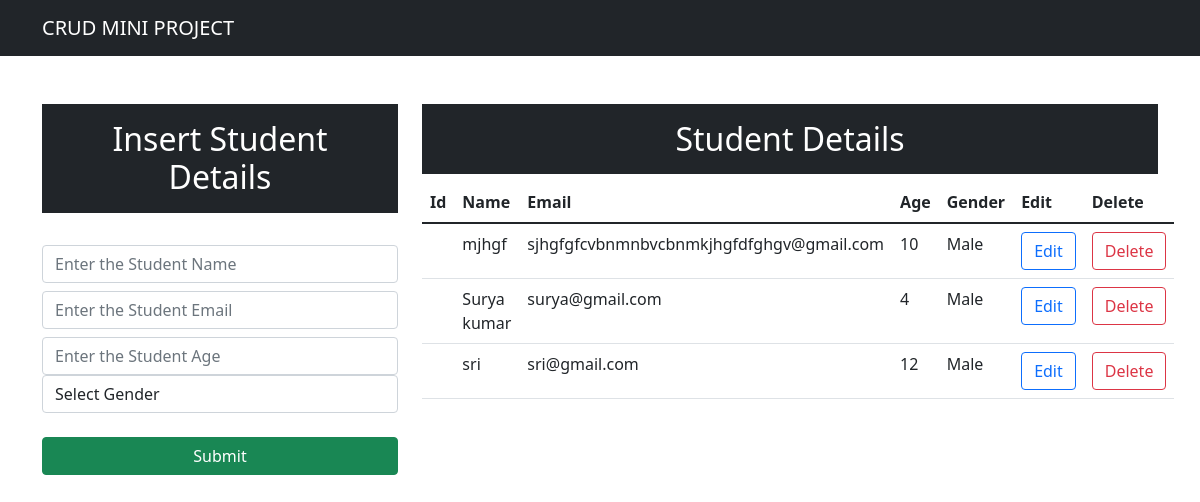
The app's page /, older data.
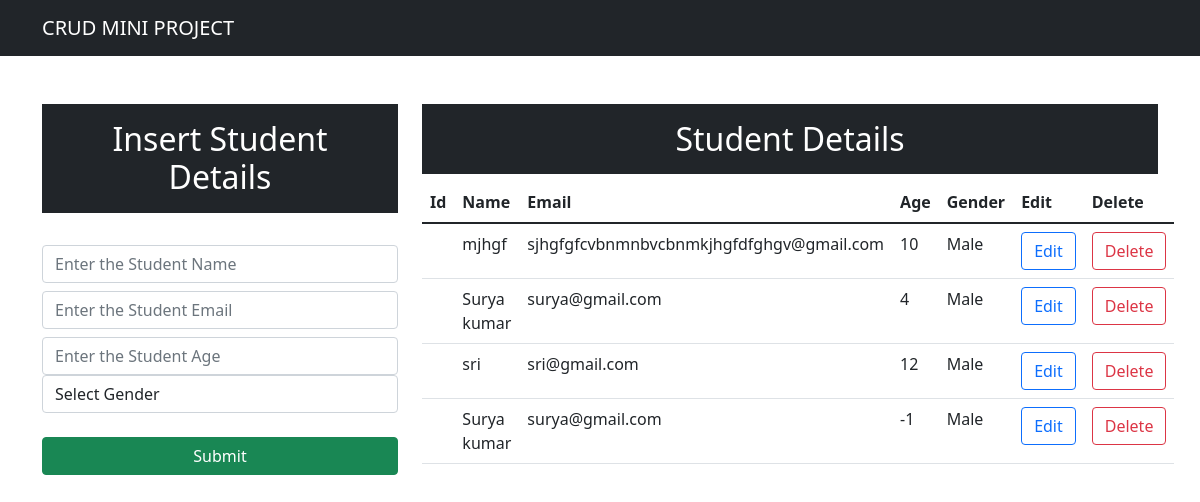
The same page, newer data.
### app/models.py (models this page shows)
class Student(models.Model):
    name=models.CharField(max_length=25,blank=False,null=False)
    email=models.EmailField()
    age=models.IntegerField()
    gender=models.CharField(max_length=25,blank=False,null=False)
    def __str__(self) :
        return self.name

### app/views.py (the view)
# urls.py: path('',views.index,name="index"),
def index(request):
    data=Student.objects.all()
    print(data)
    context={"data":data}
    return render(request,"index.html",context)

### templates/index.html (shortened to what this page needs)
<!DOCTYPE html>
<html lang="en">
  <head>
    <link
      href="https://cdn.jsdelivr.net/npm/bootstrap@5.1.3/dist/css/bootstrap.min.css"
      rel="stylesheet"
    />
  </head>
  <body>
    <nav class="navbar navbar-expand-lg navbar-dark bg-dark">
      <div class="container-md text-center">
        <a class="navbar-brand" href="/">CRUD MINI PROJECT</a>
      </div>
    </nav>
    <div class="container mt-5">
      <div class="row">
        <div class="col-md-4">
          <h2 class="text-white bg-dark text-center p-3">
            Insert Student Details
          </h2>
          <br />
          <form action="/insert" method="post"> {% csrf_token %}
            <div class="form-group">
              <input
                type="text"
                class="form-control"
                placeholder="Enter the Student Name"
                name="name"
                required
              />
            </div>
            <div class="form-group">
              <input
                type="email"
                class="form-control mt-2"
                placeholder="Enter the Student Email"
                name="email"
                required
              />
            </div>
            <div class="form-group">
              <input
                type="number"
                class="form-control mt-2"
                placeholder="Enter the Student Age"
                name="age"
                required
              />
              <div class="form-group">
                <select id="gender" class="form-control" name="gender" required>
                  <option selected>Select Gender</option>
                </select>
              </div>
            </div>
            <br />
            <div class="d-grid gap-2">
              <button class="btn btn-success" type="submit">Submit</button>
            </div>
          </form>
        </div>
        <div class="col-md-8">
        <h2 class="text-center text-white bg-dark   p-3">Student Details</h2>
        <table class="table">
  <thead>
    <tr>
      <th scope="col">Id</th>
      <th scope="col">Name</th>
      <th scope="col">Email</th>
      <th scope="col">Age</th>
      <th scope="col">Gender</th>
      <th scope="col">Edit</th>
      <th scope="col">Delete</th>
    </tr>
  </thead>
  <tbody>
  {% for da in data %}
    <tr>
      <th scope="row">{{d.id}}</th>
      <td>{{da.name}}</td>
      <td>{{da.email}}</td>
      <td>{{da.age}}</td>
      <td>{{da.gender}}</td>
      <td><a type="button" href="/update/{{da.id}}" class="btn btn-outline-primary">Edit</a></td>
      <td><a type="button" href="/delete/{{da.id}}" class="btn btn-outline-danger">Delete</a></td>
    </tr>
  {% endfor %}
  </tbody>
</table>
        </div>
      </div>
    </div>
  </body>
</html>

Row changes from the older to the newer data that the page shows:
added Student: name "Surya kumar", email "surya@gmail.com", age "-1", gender "Male"
